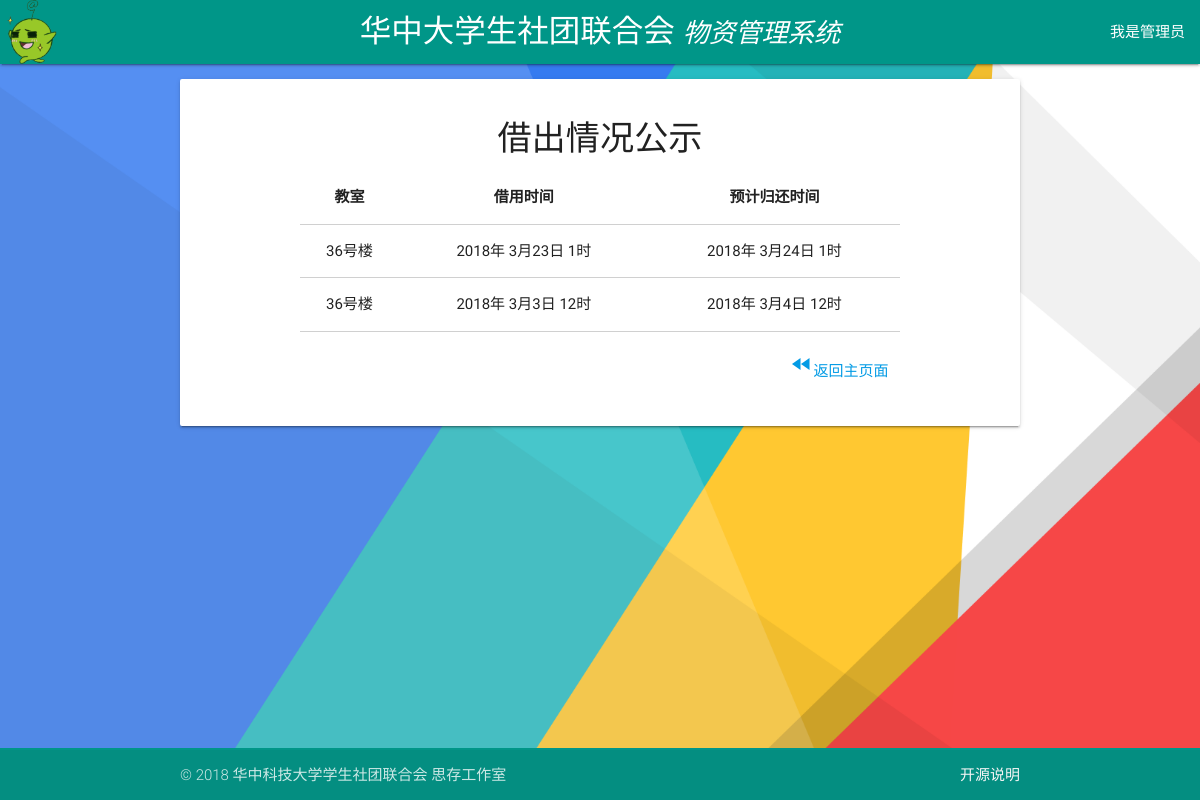
Screenshot of /classroom-usage/ with the database file from the repository.
### tables this page shows
CREATE TABLE CLASSROOM
       (ID  INTEGER    PRIMARY KEY     AUTOINCREMENT,
       DEP     TEXT    NOT NULL,
       NAME    TEXT    NOT NULL,
       CLASSROOM TEXT   NOT NULL,
       CONTACT TEXT    NOT NULL,
       STARTYEAR   INT    NOT NULL,
       STARTMONTH   INT    NOT NULL,
       STARTDAY   INT    NOT NULL,
       STARTHOUR   INT    NOT NULL,
       ENDINGYEAR  TEXT    NOT NULL,
       ENDINGMONTH  TEXT    NOT NULL,
       ENDINGDAY  TEXT    NOT NULL,
       ENDINGHOUR  TEXT    NOT NULL,
       STATUS  INTEGER NOT NULL,
       ADMIN   TEXT );

### app.py (the view)
@app.route('/classroom-usage/')
def classroom_usage():
    if request.method == 'GET':
        msgs = get_new_apply('CLASSROOM', 1)
        id_list = [ i[0] for i in msgs ]
        num = len(id_list)
        return render_template('classroom_usage.html', msgs=msgs,
                               num=num, id_list=id_list)

### app.py (called while the page is built)
def get_new_apply(tablename, status_code):
    with sqlite3.connect(DATABASE) as database:
        c = database.cursor()
        cursor = c.execute('select * from %s where status = %d;'% (tablename, status_code)) # 这里不是binding，好像不能用？占位
        new_apply_list = cursor.fetchall()
        return new_apply_list

### templates/classroom_usage.html (shortened to what this page needs)
{% extends "base.html" %}
{% block content %}
<div class="container">
  <div class="card-panel" style="margin-top:1em;">
<h4 class="center">借出情况公示</h4>
<div class="container">
<div class="row">
      <div class="card-content">
      	<div class="row">
      		<table class="bordered centered highlight col s12">
<thead>
            <tr>
              <th>教室</th>
              <th>借用时间</th>
              <th>预计归还时间</th>
            </tr>
          </thead>
<tbody>
{% for i in range(0,num)  %}
            <tr>
      				<td> {{ msgs[i][3] }} </td>
      				<td> {{ msgs[i][5] }}年 {{ msgs[i][6] }}月{{ msgs[i][7] }}日  {{ msgs[i][8] }}时 </td>
      				<td> {{ msgs[i][9] }}年 {{ msgs[i][10] }}月{{ msgs[i][11] }}日  {{ msgs[i][12] }}时 </td>
      			</tr>
{% endfor %}
</tbody>
      		</table>
      	</div>
                <a href="{{ url_for('index') }}" class="collection-item right"><i class="material-icons ">fast_rewind</i>返回主页面</a>
      </div>
      </div>
</div>
</div>
</div>
</div>
{% endblock %}

### templates/base.html (shortened to what this page needs)
<!DOCTYPE html>
<html>
<head>
		<link href="{{ url_for('static', filename='css/google_material_icons.css') }}" rel="stylesheet">
		<link type="text/css" rel="stylesheet" href="{{ url_for('static', filename='css/materialize.css') }}"  media="screen,projection"/>
        <link href="{{ url_for('static', filename='css/freetimechecker.css') }}" rel="stylesheet">
        <link href="{{ url_for('static',filename='css/footer_hack.css') }}" rel="stylesheet">
</head>
<body>
  <header>
          <div class="navbar-fixed">
              <nav>
                  <div class="nav-wrapper teal">
                    <img src="{{ url_for('static', filename='img/unique_weizai.png') }}" style="width:64px; height:64px; margin: auto;" alt="AU-web">
										<a href="{{ url_for('personal') }}" class="brand-logo hide-on-med-and-down center" title="点击返回主页面" style="vertical-align:central;padding:0px;font-family:DengXian">华中大学生社团联合会 <span style="font-size:smaller;font-style:italic;">物资管理系统</span></a>
                      {% if 'id' in session or 'id2' in session %}
                            <ul id="logout-m" class="dropdown-content">
                                <li><a href="#!">手滑了....</a></li>
                                <li><a href="{{ url_for('logout') }}">确认登出</a></li>
                            </ul>
                        <ul id="logout-l" class="dropdown-content">
                            <li><a href="#!">手滑了....</a></li>
                            <li><a href="{{ url_for('logout') }}">确认登出</a></li>
                        </ul>
                           <ul class="right hide-on-med-and-down">
								{% if 'id' in session %}
								<li>
                    <a class="dropdown-button">{{ session['id'] }}</a>
                </li>
								{% elif 'id2' in session %}
								<li>
										<a class="dropdown-button">{{ session['id2'] }}</a>
								</li>
								{% endif %}
                <li>
                    <a class="dropdown-button" href="#!" data-activates="logout-l" title="注销登录">登出</a>
                </li>
                           </ul>
                        <ul class="right hide-on-large-only">
                          <li>
                            <a class="dropdown-button" href="#!" data-activates="logout-m" title="注销登录">登出</a>
                          </li>
                        </ul>
												{% else %}
												<ul class="right">
												<li>
												<a class="dropdown-button" href="{{ url_for('login')}}">我是管理员</a>
												</li>
												</ul>
                       {% endif %}
                  </div>
              </nav>
          </div>
</header>
		<main >
    <div id="content">{% block content %}{% endblock %}
	</main>
  <footer class="page-footer teal">
        <div class="footer-copyright">
            <div class="container">
              © 2018 华中科技大学学生社团联合会  思存工作室
            <a class="grey-text text-lighten-4 right" href="{{ url_for('opensource_info') }}">开源说明</a>
            </div>
         </div>
    </footer>
		<link rel="stylesheet" href="{{ url_for('static', filename='css/toastr.css') }}">
</body>
</html>

### static/css/footer_hack.css (style rules this page uses)
body { display: flex; min-height: 100vh; flex-direction: column; }
main { flex: 1 0 auto; }
footer.page-footer { margin-top: 2rem; padding-top: 2px; }

### templates/base.html (style rules this page uses)
body { background-image:url(/static/img/material-design-color-background.png); background-size: cover; }

### rows the page displays
CLASSROOM: CLASSROOM "36号楼", STARTYEAR "2018", STARTMONTH "3", STARTDAY "23", STARTHOUR "1", ENDINGYEAR "2018", ENDINGMONTH "3", ENDINGDAY "24", ENDINGHOUR "1"
CLASSROOM: CLASSROOM "36号楼", STARTYEAR "2018", STARTMONTH "3", STARTDAY "3", STARTHOUR "12", ENDINGYEAR "2018", ENDINGMONTH "3", ENDINGDAY "4", ENDINGHOUR "12"
